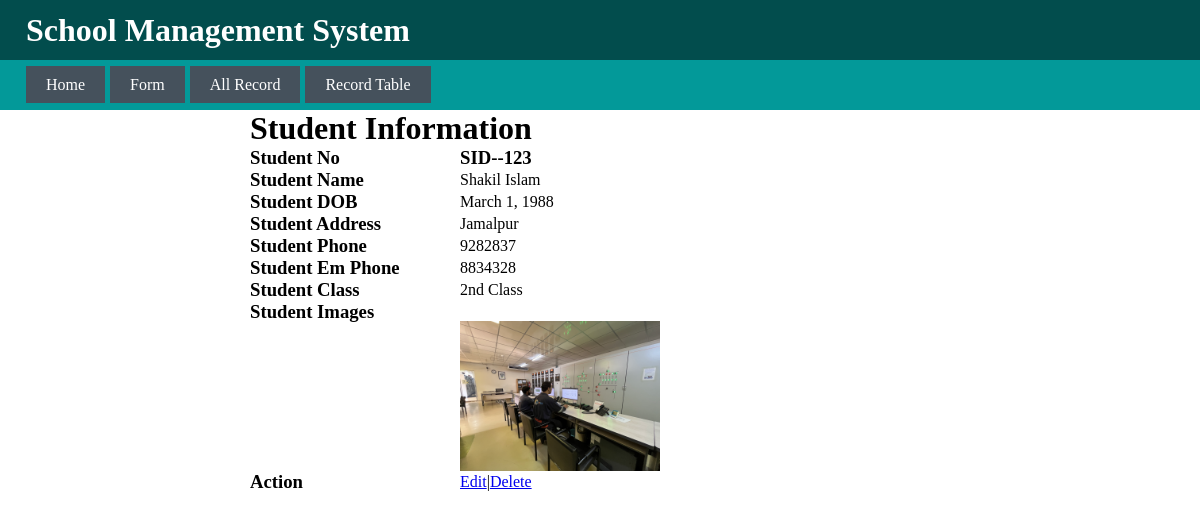
Page /userinfo/123 on the committed database.
### form/models.py (models this page shows)
class studeninfo(models.Model):
    stu_id          = models.IntegerField(unique=True)
    stu_name        = models.CharField(max_length=100)
    stu_dob         = models.DateField(max_length=15)
    stu_address     = models.CharField(max_length=200)
    stu_phone       = models.CharField(max_length=20)
    stu_em_phone    = models.CharField(max_length=20)
    stu_class       = models.CharField(max_length=20)
    stu_img         = models.ImageField(null=True, blank=True, upload_to='images/')

### form/views.py (the view)
# urls.py: path('userinfo/<int:stdid>', views.userinfo, name='userinfo'),
def userinfo(request, stdid):
    usr = studeninfo.objects.get(stu_id=stdid)
    return render(request, 'userinfo.html', {'usr': usr})

### templates/userinfo.html
{% extends 'base.html' %} {% block title %}UserInfo{% endblock title %} {% block templates %}
<div class="container">
  <div class="table-info">
    <h1>Student Information</h1>
    <div class="table-section">
      <div class="table-level">
        <h3>Student No</h3>
      </div>
      <div class="table-details">
        <h3>SID--{{ usr.stu_id }}</h3>
      </div>
    </div>
    <div class="table-section">
      <div class="table-level">
        <h3>Student Name</h3>
      </div>
      <div class="table-details">
        <p>{{ usr.stu_name }}</p>
      </div>
    </div>
    <div class="table-section">
      <div class="table-level">
        <h3>Student DOB</h3>
      </div>
      <div class="table-details">
        <p>{{ usr.stu_dob }}</p>
      </div>
    </div>
    <div class="table-section">
      <div class="table-level">
        <h3>Student Address</h3>
      </div>
      <div class="table-details">
        <p>{{ usr.stu_address }}</p>
      </div>
    </div>
    <div class="table-section">
      <div class="table-level">
        <h3>Student Phone</h3>
      </div>
      <div class="table-details">
        <p>{{ usr.stu_phone }}</p>
      </div>
    </div>
    <div class="table-section">
      <div class="table-level">
        <h3>Student Em Phone</h3>
      </div>
      <div class="table-details">
        <p>{{ usr.stu_em_phone }}</p>
      </div>
    </div>
    <div class="table-section">
      <div class="table-level">
        <h3>Student Class</h3>
      </div>
      <div class="table-details">
        <p>{{ usr.stu_class }}</p>
      </div>
    </div>
    {% if usr.stu_img %}
    <div class="table-section">
      <div class="table-level">
        <h3>Student Images</h3>
      </div>
      <div class="table-details">
        <img src="{{ usr.stu_img.url }}" alt="images" style="width: 200px; margin-top: 20px" />
      </div>
    </div>
    {% endif %}
    <div class="table-section">
      <div class="table-level">
        <h3>Action</h3>
      </div>
      <div class="table-details">
        <a href="{% url 'userinfoedit' stdid=usr.stu_id %}">Edit</a> |
        <a href="{% url 'delete' stdid=usr.stu_id %}">Delete</a>
      </div>
    </div>
  </div>
</div>
{% endblock templates %}

### static/css/style.css (style rules this page uses)
:root { --menu-color: rgb(69, 81, 92); --menu-hover-color: rgb(56, 73, 90); --header-color: rgb(2, 77, 77); --nav-bg-color: rgb(3, 153, 153); }
body { margin: 0; }
h1, h2, h3, h4, h5, h6, p { margin: 0; }
img { width: 100%; height: auto; box-sizing: border-box; }
.container { --max-weight: 1148px; --padding: 2rem; width: min(var(--max-weight), 100% - var(--padding)); margin-inline: auto; }
.table-info { --max-width: 700px; --padding: 2rem; width: min(var(--max-width), 100% - var(--padding)); margin-inline: auto; }
.table-section { height: auto; display: flex; }
.table-level { width: 30%; margin: 0; padding: 0; }
.table-details { width: 70%; margin: 0; padding: 0; display: flex; align-items: center; }

### rows in the picture
studeninfo: stu_id "123", stu_name "Shakil Islam", stu_dob "March 1, 1988", stu_address "Jamalpur", stu_phone "9282837", stu_em_phone "8834328", stu_class "2nd Class", stu_img (picture)
